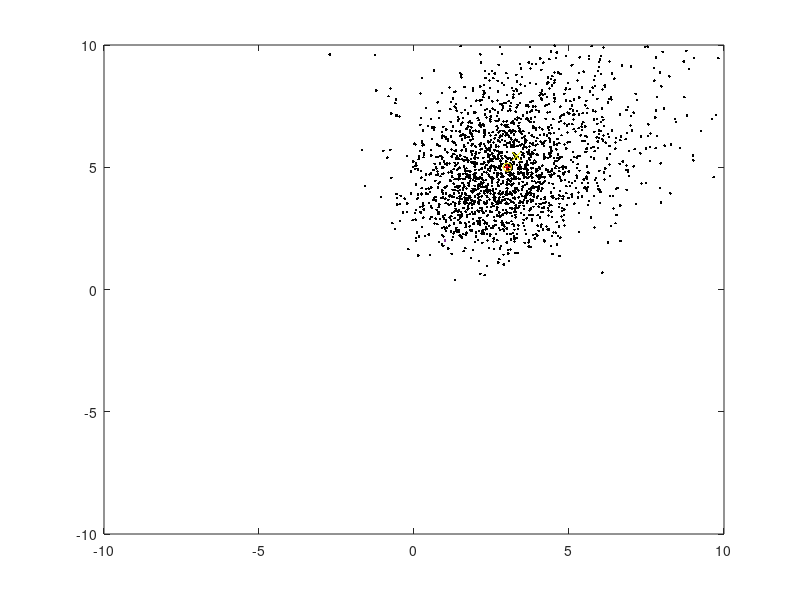

Write the MATLAB code that produced this figure.
true_x = 3;
true_y = 5;
spread = 2;
noise_level = 0.5;

x_lim = [-10, 10];
y_lim = [-10, 10];

plot(true_x, true_y, 'r+', MarkerSize=30, LineWidth=3)
hold on
xlim(x_lim)
ylim(y_lim)

n_samples = 1000;
n_mc_iterations = 2000;
x_est = nan(n_mc_iterations, 1);
y_est = nan(n_mc_iterations, 1);
for iMC = 1:n_mc_iterations
    sampled_x = range(x_lim) .* rand(n_samples, 1) + x_lim(1);
    sampled_y = range(y_lim) .* rand(n_samples, 1) + y_lim(1);
    noiseless = exp(-((sampled_x - true_x).^2 / (2*spread^2)) -((sampled_y - true_y).^2 / (2*spread^2)));
    noise = noise_level .* randn(n_samples, 1);

    response = noiseless + noise;
    cog_x = (response' * sampled_x) ./ sum(response);
    cog_y = (response' * sampled_y) ./ sum(response);
    x_est(iMC) = cog_x;
    y_est(iMC) = cog_y;
    plot(cog_x, cog_y, 'k.')
    drawnow
end

plot(true_x, true_y, 'r+', MarkerSize=30, LineWidth=3)
plot(mean(x_est), mean(y_est), 'yx', LineWidth=2)
plot(median(x_est), median(y_est), 'yo', LineWidth=2)
% mean is is slightly biased (?), in median though, COG is good